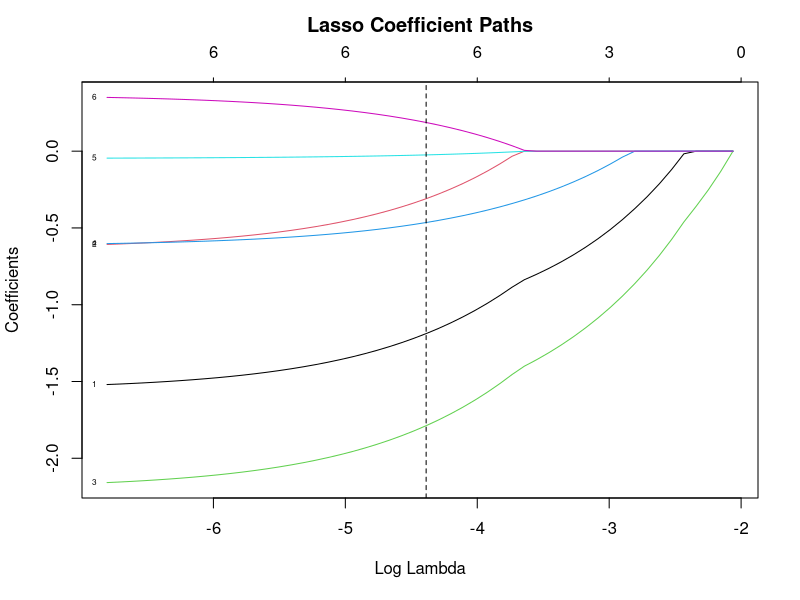
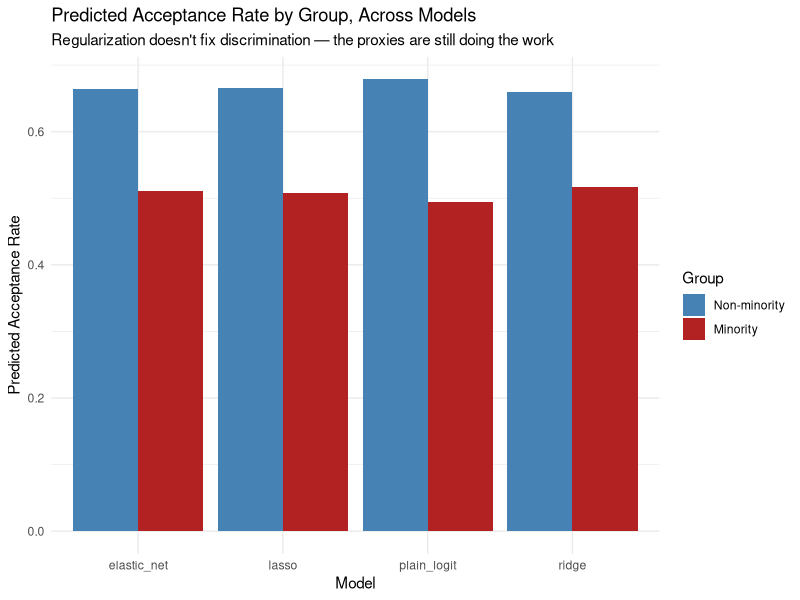

R code for these plots, in order:
# =============================================================================
# Module 2: Linear Models
# Application: Driver Acceptance Modeling and Proxy Discrimination
# =============================================================================
#
# We build a logistic regression model to predict whether a driver accepts a
# ride request. The data includes pickup neighborhood, time of day, trip
# distance, and rider rating. Race is NOT in the model — but it lurks in the
# neighborhood feature. Watch the disparate impact emerge.

library(tidyverse)
library(glmnet)
library(broom)

# =============================================================================
# PART 1: Generate Synthetic Driver-Acceptance Data
# =============================================================================

set.seed(2024)
n <- 5000

neighborhoods <- tibble(
  neighborhood   = c("Downtown", "Midtown", "Eastside", "Southside"),
  base_accept    = c(0.85, 0.78, 0.55, 0.40),  # true acceptance probability
  pct_minority   = c(0.20, 0.35, 0.70, 0.85),
  median_income  = c(95000, 72000, 38000, 29000)
)

requests <- tibble(
  request_id = 1:n,
  neighborhood = sample(
    neighborhoods$neighborhood, n, replace = TRUE,
    prob = c(0.35, 0.30, 0.20, 0.15)
  )
) |>
  left_join(neighborhoods, by = "neighborhood") |>
  mutate(
    hour = sample(0:23, n, replace = TRUE),
    is_night = as.integer(hour >= 22 | hour <= 5),
    trip_distance_mi = pmax(rlnorm(n, meanlog = 1.2, sdlog = 0.6), 0.3),
    rider_rating = pmin(pmax(rnorm(n, mean = 4.7, sd = 0.4), 1), 5),
    # True acceptance probability depends on:
    #   - neighborhood (the source of social bias)
    #   - time of night (drivers don't like night rides)
    #   - distance (drivers don't like very short or very long trips)
    #   - rating (drivers prefer high-rated riders)
    logit_p = qlogis(base_accept) +
              -0.6 * is_night +
              -0.15 * abs(trip_distance_mi - 4) +
              0.5 * (rider_rating - 4.7),
    accept_prob = plogis(logit_p),
    accepted = rbinom(n, size = 1, prob = accept_prob),
    # Racial group of the rider — correlated with neighborhood, but not used
    # as a model feature. We use it to AUDIT the model.
    is_minority = rbinom(n, size = 1, prob = pct_minority)
  ) |>
  select(-base_accept, -median_income, -pct_minority, -logit_p, -accept_prob)

# Quick look
cat("Acceptance rate by neighborhood:\n")
requests |>
  group_by(neighborhood) |>
  summarise(n = n(), accept_rate = mean(accepted), .groups = "drop") |>
  print()

cat("\nAcceptance rate by demographic group:\n")
requests |>
  group_by(is_minority) |>
  summarise(n = n(), accept_rate = mean(accepted), .groups = "drop") |>
  print()


# =============================================================================
# PART 2: Plain Logistic Regression
# =============================================================================

# We fit the model WITHOUT using is_minority as a feature.
# This is the "race-blind" approach that many platforms claim.

set.seed(123)
train_idx <- sample(1:n, 0.7 * n)
train <- requests[train_idx, ]
test  <- requests[-train_idx, ]

fit_logit <- glm(
  accepted ~ neighborhood + is_night + trip_distance_mi + rider_rating,
  data = train, family = binomial
)

cat("\n--- Plain Logistic Regression Coefficients ---\n")
print(tidy(fit_logit))

# Note the neighborhood coefficients: Southside and Eastside have large
# negative log-odds compared to Downtown (the reference). This is the model
# encoding "this area = lower acceptance" — a learned proxy for race.


# =============================================================================
# PART 3: Audit the "Race-Blind" Model
# =============================================================================

# The model never saw is_minority. Did it discriminate anyway?

test$pred_prob <- predict(fit_logit, test, type = "response")
test$pred_class <- as.integer(test$pred_prob >= 0.5)

cat("\n--- Predicted Acceptance Rate by Demographic Group ---\n")
test |>
  group_by(is_minority) |>
  summarise(
    n = n(),
    actual_accept_rate    = mean(accepted),
    predicted_accept_rate = mean(pred_prob),
    .groups = "drop"
  ) |>
  print()

# Even though race is not in the model, the predicted acceptance rate for
# minority riders is much lower than for non-minority riders. The neighborhood
# feature did the discriminating for us.


# =============================================================================
# PART 4: Regularization with Lasso
# =============================================================================

# Lasso will shrink some coefficients exactly to zero — automatic feature
# selection. Will it drop the neighborhood features? Probably not, because
# they're the strongest predictors.

# glmnet needs a model matrix
x_train <- model.matrix(
  accepted ~ neighborhood + is_night + trip_distance_mi + rider_rating,
  data = train
)[, -1]  # drop intercept; glmnet adds its own
y_train <- train$accepted

x_test <- model.matrix(
  accepted ~ neighborhood + is_night + trip_distance_mi + rider_rating,
  data = test
)[, -1]

set.seed(456)
cv_lasso <- cv.glmnet(
  x_train, y_train, family = "binomial", alpha = 1, nfolds = 10
)

cat("\n--- Lasso CV ---\n")
cat("lambda.min:", cv_lasso$lambda.min, "\n")
cat("lambda.1se:", cv_lasso$lambda.1se, "\n")

# Coefficients at lambda.1se
cat("\n--- Lasso Coefficients (lambda.1se) ---\n")
print(coef(cv_lasso, s = "lambda.1se"))

# Plot the coefficient path
plot(cv_lasso$glmnet.fit, xvar = "lambda", label = TRUE)
abline(v = log(cv_lasso$lambda.1se), lty = 2)
title("Lasso Coefficient Paths", line = 2.5)


# =============================================================================
# PART 5: Ridge and Elastic Net for Comparison
# =============================================================================

set.seed(456)
cv_ridge <- cv.glmnet(
  x_train, y_train, family = "binomial", alpha = 0, nfolds = 10
)

set.seed(456)
cv_enet <- cv.glmnet(
  x_train, y_train, family = "binomial", alpha = 0.5, nfolds = 10
)

cat("\n--- Ridge Coefficients (lambda.1se) ---\n")
print(coef(cv_ridge, s = "lambda.1se"))

cat("\n--- Elastic Net Coefficients (alpha=0.5, lambda.1se) ---\n")
print(coef(cv_enet, s = "lambda.1se"))


# =============================================================================
# PART 6: Compare Models on the Audit
# =============================================================================

# Generate predictions from each model
test$pred_lasso <- as.numeric(predict(
  cv_lasso, x_test, s = "lambda.1se", type = "response"
))
test$pred_ridge <- as.numeric(predict(
  cv_ridge, x_test, s = "lambda.1se", type = "response"
))
test$pred_enet <- as.numeric(predict(
  cv_enet, x_test, s = "lambda.1se", type = "response"
))

audit <- test |>
  group_by(is_minority) |>
  summarise(
    n            = n(),
    actual       = mean(accepted),
    plain_logit  = mean(pred_prob),
    lasso        = mean(pred_lasso),
    ridge        = mean(pred_ridge),
    elastic_net  = mean(pred_enet),
    .groups = "drop"
  )

cat("\n--- Audit: Predicted Acceptance Rate by Group, Across Models ---\n")
print(audit)

# Compute disparate impact ratio for each model
# (predicted acceptance rate of minority / non-minority — closer to 1 = fairer)
di_ratios <- audit |>
  pivot_longer(c(plain_logit, lasso, ridge, elastic_net),
               names_to = "model", values_to = "rate") |>
  pivot_wider(id_cols = model, names_from = is_minority,
              values_from = rate, names_prefix = "group_") |>
  mutate(disparate_impact_ratio = group_1 / group_0) |>
  arrange(desc(disparate_impact_ratio))

cat("\n--- Disparate Impact Ratios (1.0 = parity) ---\n")
print(di_ratios)


# =============================================================================
# PART 7: What If We Drop Neighborhood?
# =============================================================================

# Surely removing the obvious proxy will help, right? Let's see.

fit_no_nbhd <- glm(
  accepted ~ is_night + trip_distance_mi + rider_rating,
  data = train, family = binomial
)

test$pred_no_nbhd <- predict(fit_no_nbhd, test, type = "response")

cat("\n--- Model WITHOUT Neighborhood Feature ---\n")
test |>
  group_by(is_minority) |>
  summarise(
    n = n(),
    actual = mean(accepted),
    predicted = mean(pred_no_nbhd),
    .groups = "drop"
  ) |>
  print()

# The disparate impact shrinks dramatically! But so does the model's accuracy.
# This is the accuracy-fairness tradeoff in action.

cat("\n--- Test Accuracy by Model ---\n")
cat("With neighborhood:    ",
    round(mean((test$pred_prob >= 0.5) == test$accepted), 3), "\n")
cat("Without neighborhood: ",
    round(mean((test$pred_no_nbhd >= 0.5) == test$accepted), 3), "\n")


# =============================================================================
# PART 8: Visualizing the Tradeoff
# =============================================================================

ggplot(audit |>
       pivot_longer(c(plain_logit, lasso, ridge, elastic_net),
                    names_to = "model", values_to = "predicted_rate"),
       aes(x = model, y = predicted_rate, fill = factor(is_minority))) +
  geom_col(position = "dodge") +
  scale_fill_manual(
    values = c("0" = "steelblue", "1" = "firebrick"),
    labels = c("Non-minority", "Minority"),
    name = "Group"
  ) +
  labs(
    title = "Predicted Acceptance Rate by Group, Across Models",
    subtitle = "Regularization doesn't fix discrimination — the proxies are still doing the work",
    x = "Model", y = "Predicted Acceptance Rate"
  ) +
  theme_minimal()


cat("\n")
cat("Key takeaways:\n")
cat("1. Removing 'race' from the features doesn't make the model fair —\n")
cat("   neighborhood acts as a proxy.\n")
cat("2. Lasso, Ridge, and Elastic Net all keep neighborhood (it's predictive).\n")
cat("3. Regularization is about overfitting, NOT about fairness.\n")
cat("4. Dropping neighborhood reduces disparate impact but also accuracy.\n")
cat("5. Fairness requires explicit fairness criteria (Module 11), not just\n")
cat("   feature engineering.\n")
